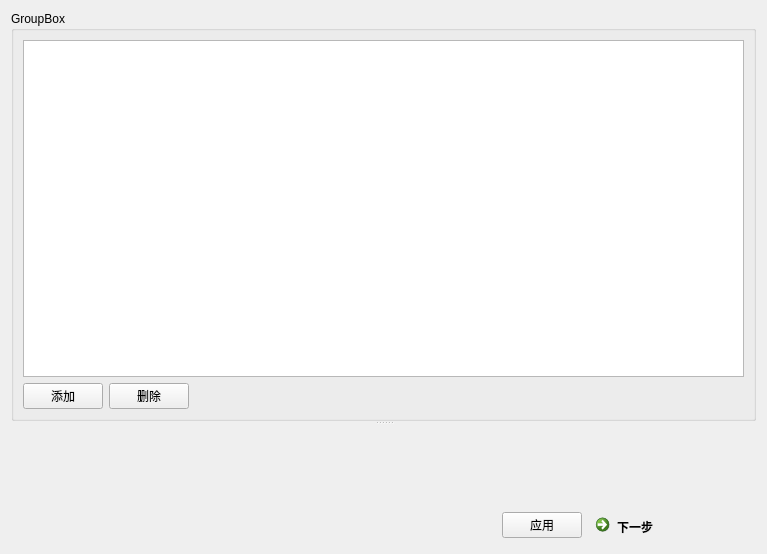
<?xml version="1.0" encoding="UTF-8"?>
<ui version="4.0">
 <class>StuEditor</class>
 <widget class="QWidget" name="StuEditor">
  <property name="geometry">
   <rect>
    <x>0</x>
    <y>0</y>
    <width>767</width>
    <height>554</height>
   </rect>
  </property>
  <property name="windowTitle">
   <string>Form</string>
  </property>
  <layout class="QVBoxLayout" name="verticalLayout_5">
   <item>
    <widget class="QSplitter" name="splitter">
     <property name="orientation">
      <enum>Qt::Vertical</enum>
     </property>
     <property name="childrenCollapsible">
      <bool>false</bool>
     </property>
     <widget class="QWidget" name="layoutWidget">
      <layout class="QHBoxLayout" name="horizontalLayout_3">
       <item>
        <widget class="QGroupBox" name="groupBox">
         <property name="title">
          <string>GroupBox</string>
         </property>
         <layout class="QVBoxLayout" name="verticalLayout_3">
          <item>
           <layout class="QVBoxLayout" name="verticalLayout_2">
            <item>
             <layout class="QVBoxLayout" name="verticalLayout">
              <item>
               <widget class="QTableView" name="stuTableView"/>
              </item>
              <item>
               <layout class="QHBoxLayout" name="horizontalLayout_2">
                <item>
                 <widget class="QPushButton" name="pushButton_2">
                  <property name="text">
                   <string>添加</string>
                  </property>
                 </widget>
                </item>
                <item>
                 <widget class="QPushButton" name="pushButton_3">
                  <property name="text">
                   <string>删除</string>
                  </property>
                 </widget>
                </item>
                <item>
                 <spacer name="horizontalSpacer_3">
                  <property name="orientation">
                   <enum>Qt::Horizontal</enum>
                  </property>
                  <property name="sizeHint" stdset="0">
                   <size>
                    <width>40</width>
                    <height>20</height>
                   </size>
                  </property>
                 </spacer>
                </item>
               </layout>
              </item>
             </layout>
            </item>
           </layout>
          </item>
         </layout>
         <zorder></zorder>
        </widget>
       </item>
      </layout>
     </widget>
     <widget class="QWidget" name="layoutWidget">
      <layout class="QVBoxLayout" name="verticalLayout_4">
       <item>
        <spacer name="verticalSpacer_2">
         <property name="orientation">
          <enum>Qt::Vertical</enum>
         </property>
         <property name="sizeHint" stdset="0">
          <size>
           <width>20</width>
           <height>40</height>
          </size>
         </property>
        </spacer>
       </item>
       <item>
        <layout class="QHBoxLayout" name="horizontalLayout">
         <item>
          <spacer name="horizontalSpacer_2">
           <property name="orientation">
            <enum>Qt::Horizontal</enum>
           </property>
           <property name="sizeHint" stdset="0">
            <size>
             <width>40</width>
             <height>20</height>
            </size>
           </property>
          </spacer>
         </item>
         <item>
          <widget class="QPushButton" name="btn_apply">
           <property name="text">
            <string>应用</string>
           </property>
          </widget>
         </item>
         <item>
          <widget class="QCommandLinkButton" name="btn_nextTab">
           <property name="maximumSize">
            <size>
             <width>168</width>
             <height>36</height>
            </size>
           </property>
           <property name="text">
            <string>下一步</string>
           </property>
          </widget>
         </item>
        </layout>
       </item>
      </layout>
     </widget>
    </widget>
   </item>
  </layout>
 </widget>
 <resources/>
 <connections/>
</ui>
